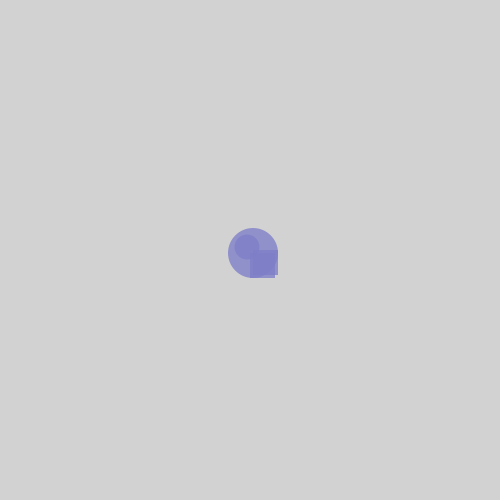
Frame 1 (no input)
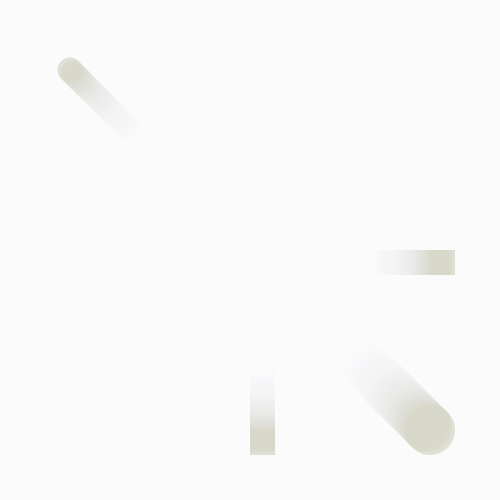
Frame 60 (the mouse pressed at the canvas centre just before this capture)
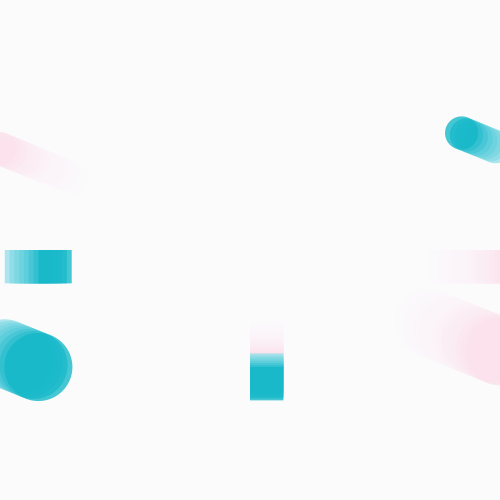
Frame 120 (the mouse held since frame 60 and released just before this capture)

The Processing sketch that drew these frames (run headless with seeded random() and noise(); from frame 60 on, the mouse is pressed at the canvas centre):

// Processing sketch: luyang_LATE_2799_344071_part_2
// ── luyang_LATE_2799_344071_part_2.pde
// Quiz Part 2: Moving Shapes Pattern
// Fill in the missing code to create a moving pattern

// Position variables
float x;
float y;
float xspeed;
float yspeed;
float size1;
float size2;

void setup() {
  // Create a 500x500 canvas
  size(500, 500); // 1/1

  // Initialize all variables
  x = width/2;
  y = height/2;
  xspeed = 3; // Choose a number between 1-5
  yspeed = 3; // Choose a number between 1-5
  size1 = 50;
  size2 = 25;
  noStroke();
  // 1/1
}

void draw() {
  // Create motion blur effect with transparent background
  fill(255, 30);
  // Draw a rectangle the size of the entire canvas using width and height
  rect(0, 0, width, height); // 1/1

  // Update positions using speed variables
  x += xspeed;
  y += yspeed;
  // 2/2

  // Wrap positions using modulo
  x = x % width;
  y = y % height;

  // Create colors based on position
  // Use x and y variables to set R and G values for the fill
  fill(x/2, y/2, 200, 200); // 1/1

  // Draw pattern of shapes
  circle(x, y, size1);
  circle(width-x, height-y, size2);
  square(x, height/2, size2);
  square(width/2, y, size2);
}

void mousePressed() {
  // Move shapes to mouse position
  x = mouseX;
  y = mouseY;

  // Give sizes new random values between 10 and 100
  size1 = random(10, 100);
  size2 = random(10, 100);
  
  // Give speed new random values between 1 and 5
  xspeed = random(1, 5); 
  yspeed = random(1, 5); 
  
   // 4/4
}

// TOTAL: 10/10, 19/20
